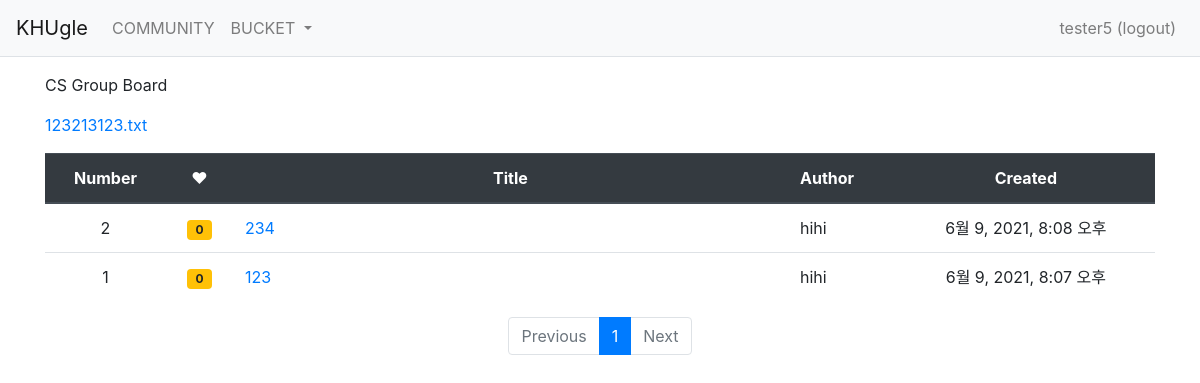
Page /bucket/group/log/123213123.txt (signed in) on the committed database.
### account/models.py (models this page shows)
class CustomUser(AbstractUser):
    major = models.CharField(max_length=144)# choices=MAJORS

### KHUgle/models.py (models this page shows)
class Post(models.Model):
    author = models.ForeignKey(CustomUser, on_delete=models.CASCADE) #커스텀 유저 모델과 연결
    title = models.CharField(max_length=144)
    content = models.TextField()
    file = models.FileField(null=True, upload_to='static/files')
    file_path = models.CharField(max_length=500)
    created_at = models.DateTimeField(auto_now_add=True)
    updated_at = models.DateTimeField(null=True, blank=True)
    voter = models.ManyToManyField(CustomUser, related_name='voter_post')
    major = models.CharField(max_length=144)# choices=MAJORS
    def __str__(self):
        return self.title

### bucket/views.py (the view)
# urls.py: path('group/log/<path:file_path>', views.group_file_log, name='group_file_log'),
@login_required(login_url='account:login')
def group_file_log(request, file_path):
    page = request.GET.get('page', '1')             # 페이지
    post_list = Post.objects.filter(file_path=file_path).order_by('-created_at')  #post_list는 생성 시간 역순 정렬
    print(post_list)
    paginator = Paginator(post_list, 10)            # 페이지에 10개씩 묶기
    page_obj = paginator.get_page(page)
    context = {'post_list': page_obj, 'file_path': file_path, 'page':page}               # page_obj를 불러오기
    return render(request, 'KHUgle/post_log.html', context)   #해당 html를 불러오며 context 전송

### KHUgle/templatetags/KHUgle_filter.py (called while the page is built)
@register.filter
def sub(value, arg):
    return value - arg

### templates/KHUgle/post_log.html (shortened to what this page needs)
{% extends 'Base/base.html' %}
{% load KHUgle_filter %}
{% block content %}
<div class="container my-3">
    <p>{{user.major}} Group Board</p>
    <p><a href="{% url 'bucket:group_download' file_path %}"> {{ file_path }}</a></p>
    <table class="table">
        <thead>
        <tr class="text-center thead-dark">
            <th>Number</th>
            <th> ♥ </th>
            <th style="width:50%">Title</th>
            <th class="text-left">Author</th>
            <th>Created</th>
        </tr>
        </thead>
        <tbody>
        {% if post_list %}
        {% for post in post_list %}
        <tr class="text-center">
            <td>{{ post_list.paginator.count|sub:post_list.start_index|sub:forloop.counter0|add:1 }}</td>
            <td>
                <span class="badge badge-warning px-2 py-1">{{ post.voter.all.count }}</span>
            </td>
            <td class="text-left">
                <a href="{% url 'KHUgle:detail' post.id %}">{{ post.title }}</a>
            </td>
            <td class="text-left">{{ post.author.username }} </td>
            <td class="text-center">{{ post.created_at }}</td>
        </tr>
        {% endfor %}
        {% else %}
        <tr>
            <td colspan="3">EMPTY</td>
        </tr>
        {% endif %}
        </tbody>
    </table>
    <ul class="pagination justify-content-center">
        {% if post_list.has_previous %}
        <li class="page-item">
            <a class="page-link" data-page="{{ post_list.previous_page_number }}" href="#">Previous</a>
        </li>
        {% else %}
        <li class="page-item disabled">
            <a class="page-link" tabindex="-1" aria-disabled="true" href="#">Previous</a>
        </li>
        {% endif %}
        {% for page_number in post_list.paginator.page_range %}
        {% if page_number >= post_list.number|add:-5 and page_number <= post_list.number|add:5 %}
            {% if page_number == post_list.number %}
            <li class="page-item active" aria-current="page">
                <a class="page-link" data-page="{{ page_number }}" href="#">{{ page_number }}</a>
            </li>
            {% else %}
            <li class="page-item">
                <a class="page-link" data-page="{{ page_number }}" href="#">{{ page_number }}</a>
            </li>
            {% endif %}
        {% endif %}
        {% endfor %}
        {% if post_list.has_next %}
        <li class="page-item">
            <a class="page-link" data-page="{{ post_list.next_page_number }}" href="#">Next</a>
        </li>
        {% else %}
        <li class="page-item disabled">
            <a class="page-link" tabindex="-1" aria-disabled="true" href="#">Next</a>
        </li>
        {% endif %}
    </ul>
</div>
{% endblock %}

### templates/Base/navbar.html (shortened to what this page needs)
<nav class="navbar navbar-expand-lg navbar-light bg-light border-bottom">
    <a class="navbar-brand" href="{% url 'KHUgle:index' %}">KHUgle</a>
    <div class="collapse navbar-collapse justify-content-between" id="navbarNav">
        <ul class="navbar-nav mr-auto">
            <li>
                <a class="nav-item nav-link" href={% url 'KHUgle:index' %}>COMMUNITY</a>
            </li>
            <li class="nav-item dropdown">
                <a class = "nav-link dropdown-toggle" href="#" id="navbarDropdown" role="button" data-toggle="dropdown" aria-haspopup="true" aria-expanded="false">
                    BUCKET
                </a>
            </li>
        </ul>
        <ul class = "navbar-nav">
                {% if user.is_authenticated %}
                <a class="nav-link" href={% url 'account:logout' %}>{{ user.username }} (logout)</a>
                {% else %}
                <a class="nav-link" href={% url 'account:login' %}>LOGIN</a>
                {% endif %}
        </ul>
    </div>
</nav>

### rows in the picture
CustomUser: username "tester5", major "CS"
Post: paginator.count|sub "2", voter.all.count "0", title "234", author.username "hihi", created_at "6월 9, 2021, 8:08 오후"
Post: paginator.count|sub "1", voter.all.count "0", title "123", author.username "hihi", created_at "6월 9, 2021, 8:07 오후"

### other values in the picture
{{ file_path }} "123213123.txt"
{{ page_number }} "1"
